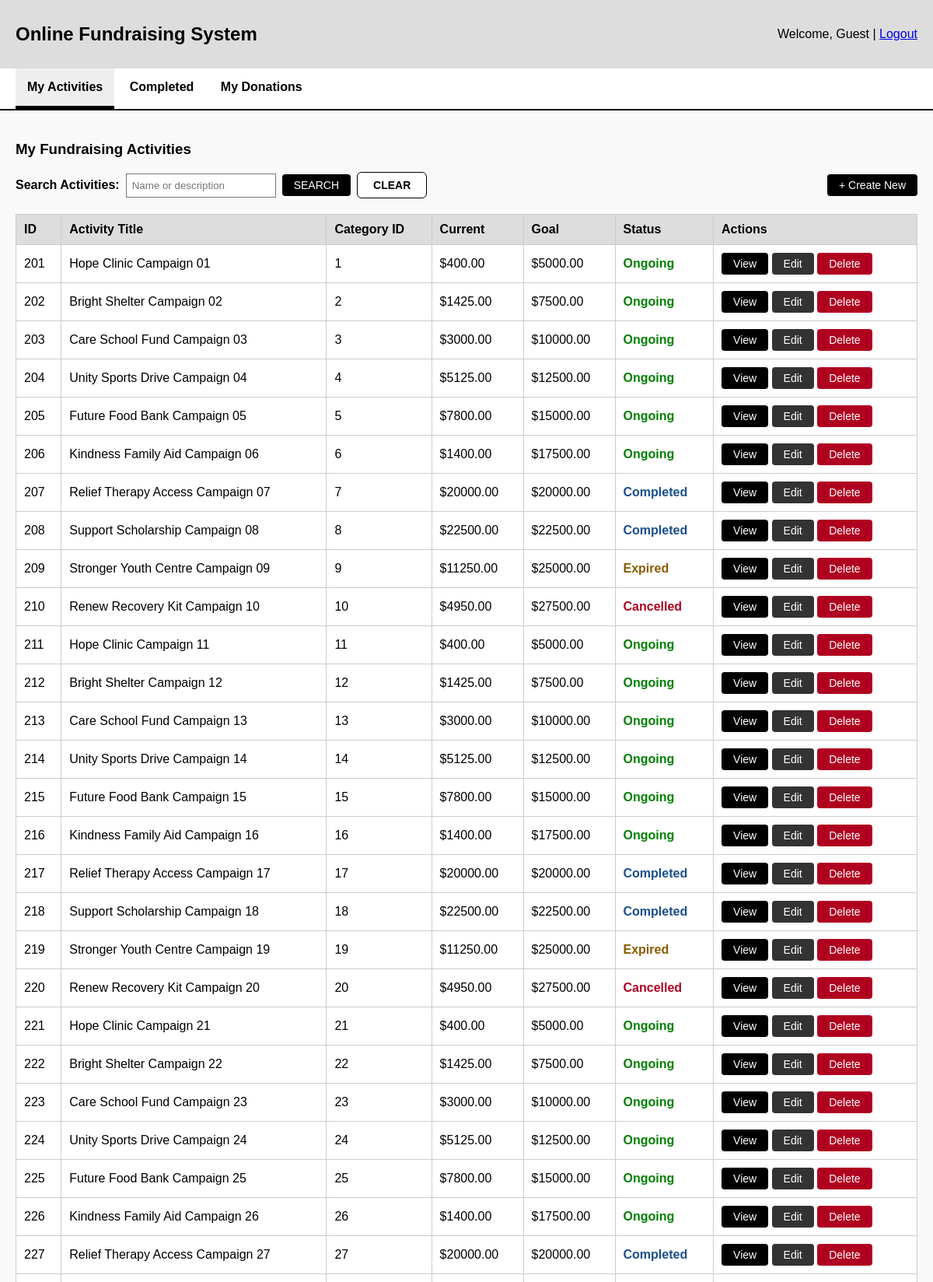
The app's page /activities (upper part) with its own data.
### tables this page shows
CREATE TABLE fundraising_activity(
    activity_id INTEGER PRIMARY KEY,
    account_id INTEGER NOT NULL,
    activity_name TEXT NOT NULL,
    category_id INTEGER NOT NULL,
    activity_desc TEXT NOT NULL,
    funding_current REAL NOT NULL DEFAULT 0,
    funding_goal REAL NOT NULL,
    start_date TEXT NOT NULL,
    end_date TEXT NOT NULL,
    activity_status TEXT NOT NULL CHECK (activity_status in ('completed', 'expired', 'cancelled', 'ongoing')),
    FOREIGN KEY (account_id) REFERENCES user_account(account_id),
    FOREIGN KEY (category_id) REFERENCES category(category_id)
);

### boundary/fundraising_activity_routes.py (the view, shortened to what this page needs)
@fundraising_activity_bp.route("/activities")
def list_activities():
    search_term = request.args.get("search", "")
    search_completed_term = request.args.get("searchCompleted", "")
    if "search" in request.args:
        if search_term.strip():
            searchController = search_fundraising_activity_controller()
            activities = searchController.searchActivities(search_term)
        else:
            flash("Activity name or description required.", "error")
            controller = view_fundraising_activity_controller()
            activities = controller.viewActivities()
    else:
        controller = view_fundraising_activity_controller()
        activities = controller.viewActivities()
    return render_template(
        "activities/list_activities.html",
        activities=activities,
        search_term=search_term,
        search_completed_term=search_completed_term
    )

### control/view_fundraising_activity_controller.py (called while the page is built)
    def viewActivities(self) -> List["FundraisingActivity"]:
        return FundraisingActivity.getAllActivities()

### db.py (called while the page is built)
def get_connection():
    connection = sqlite3.connect(DB_PATH) #open database
    connection.row_factory = sqlite3.Row #Enable access to columns using name
    connection.execute("PRAGMA foreign_keys = ON") #enforce foreign keys
    return connection

### entity/fundraising_activity.py (called while the page is built)
    @classmethod
    def fromRow(cls, row) -> "FundraisingActivity":
        row_keys = row.keys()
        return cls(
            activityId=row["activity_id"],
            accountId=row["account_id"],
            categoryId=row["category_id"],
            activityName=row["activity_name"],
            activityDescription=row["activity_desc"],
            fundingCurrent=row["funding_current"],
            fundingGoal=row["funding_goal"],
            startDate=row["start_date"],
            endDate=row["end_date"],
            activityStatus=row["activity_status"],
            viewCount=row["view_count"] if "view_count" in row_keys else 0,
            favouriteCount=row["favourite_count"] if "favourite_count" in row_keys else 0
        )

    @classmethod
    def getAllActivities(cls) -> List["FundraisingActivity"]:
        connection = get_connection()
        cursor = connection.execute(
            """
            SELECT * FROM fundraising_activity
            ORDER BY activity_id
            """
        )
        rows = cursor.fetchall()
        connection.close()
        return [cls.fromRow(row) for row in rows]

### templates/activities/list_activities.html (shortened to what this page needs)
<!DOCTYPE html>
<html>
<head>
</head>
<body>
    <div class="header">
        <h2>Online Fundraising System</h2>
        <div>Welcome, {{ session.get('user_name', 'Guest') }} | <a href="{{ url_for('auth.logout') }}">Logout</a></div>
    </div>
    <nav>
        <a href="{{ url_for('fundraising_activity.list_activities') }}" class="active">My Activities</a>
        <a href="{{ url_for('fundraising_activity.view_completed_activities') }}">Completed</a>
        <a href="{{ url_for('fundraising_activity.view_my_donations') }}">My Donations</a>
    </nav>
    <div class="content">
        <h3>My Fundraising Activities</h3>
        <div class="toolbar">
            <form class="search-form" method="get" action="{{ url_for('fundraising_activity.list_activities') }}">
                <label for="search">Search Activities:</label>
                <input
                    type="text"
                    id="search"
                    name="search"
                    placeholder="Name or description"
                    value="{{ search_term }}"
                >
                <button class="btn btn-black" type="submit">SEARCH</button>
                <a href="{{ url_for('fundraising_activity.list_activities') }}" class="btn btn-outline">CLEAR</a>
            </form>
            <a href="{{ url_for('fundraising_activity.create_activity') }}" class="btn btn-black">+ Create New</a>
        </div>
        <table>
            <thead>
                <tr>
                    <th>ID</th>
                    <th>Activity Title</th>
                    <th>Category ID</th>
                    <th>Current</th>
                    <th>Goal</th>
                    <th>Status</th>
                    <th>Actions</th>
                </tr>
            </thead>
            <tbody>
                {% if activities %}
                    {% for activity in activities %}
                        <tr>
                            <td>{{ activity.activityId }}</td>
                            <td>{{ activity.activityName }}</td>
                            <td>{{ activity.categoryId }}</td>
                            <td>${{ "%.2f"|format(activity.fundingCurrent) }}</td>
                            <td>${{ "%.2f"|format(activity.fundingGoal) }}</td>
                            <td>
                                <span class="status-{{ activity.activityStatus }}">
                                    {{ activity.activityStatus.title() }}
                                </span>
                            </td>
                            <td>
                                <button
                                    class="btn btn-view"
                                    type="button"
                                    onclick='openActivityModal(
                                        {{ activity.activityName|tojson }},
                                        {{ activity.activityStatus|tojson }},
                                        {{ activity.fundingCurrent|tojson }},
                                        {{ activity.fundingGoal|tojson }},
                                        {{ activity.categoryId|tojson }},
                                        {{ activity.endDate|tojson }},
                                        {{ activity.activityDescription|tojson }},
                                        {{ activity.accountId|tojson }},
                                        {{ activity.startDate|tojson }}
                                    )'
                                >
                                    View
                                </button>
                                <a href="{{ url_for('fundraising_activity.update_activity', activityId=activity.activityId) }}" class="btn btn-edit">Edit</a>
                                <button
                                    class="btn btn-delete"
                                    type="button"
                                    onclick='openDeleteActivityModal({{ activity.activityId|tojson }}, {{ activity.activityName|tojson }})'
                                >
                                    Delete
                                </button>
                            </td>
                        </tr>
                    {% endfor %}
                {% elif activities == 0 %}
                    <tr>
                        <td class="empty-row" colspan="7">Search fundraising activities by name or description.</td>
                    </tr>
                {% else %}
                    <tr>
                        <td class="empty-row" colspan="7">No fundraising activities found.</td>
                    </tr>
                {% endif %}
            </tbody>
        </table>
    </div>
</body>
</html>

### templates/activities/list_activities.html (style rules this page uses)
body { font-family: Arial, sans-serif; margin: 0; background: #f9f9f9; }
.header { background: #ddd; padding: 10px 20px; display: flex; justify-content: space-between; align-items: center; }
nav { background: #fff; border-bottom: 2px solid #000; padding: 0 20px; }
nav a { text-decoration: none; color: black; padding: 15px; display: inline-block; font-weight: bold; }
nav a.active { border-bottom: 4px solid black; background: #eee; }
.content { padding: 20px; }
table { width: 100%; border-collapse: collapse; background: white; }
th { background: #ddd; padding: 10px; border: 1px solid #ccc; text-align: left; }
td { padding: 10px; border: 1px solid #ccc; }
.toolbar { margin-bottom: 20px; display: flex; justify-content: space-between; gap: 12px; align-items: center; flex-wrap: wrap; }
.search-form { display: flex; align-items: center; gap: 8px; flex-wrap: wrap; font-weight: bold; }
.search-form input { padding: 7px; border: 1px solid #777; }
.btn { padding: 6px 15px; cursor: pointer; border: none; border-radius: 4px; text-decoration: none; font-size: 14px; display: inline-block; }
.btn-black { background: black; color: white; }
.btn-view { background: #000; color: white; }
.btn-edit { background: #333; color: white; }
.btn-delete { background: #b00020; color: white; }
.btn-outline { background: white; color: black; border: 1px solid black; padding: 8px 20px; border-radius: 6px; font-weight: bold; cursor: pointer; }
.status-ongoing { color: green; font-weight: bold; }
.status-completed { color: #1a4f8f; font-weight: bold; }
.status-expired { color: #8a5a00; font-weight: bold; }
.status-cancelled { color: #b00020; font-weight: bold; }

### records on screen
fundraising_activity: activityId "201", activityName "Hope Clinic Campaign 01", categoryId "1", fundingCurrent "400.00", fundingGoal "5000.00", activityStatus "Ongoing"
fundraising_activity: activityId "202", activityName "Bright Shelter Campaign 02", categoryId "2", fundingCurrent "1425.00", fundingGoal "7500.00", activityStatus "Ongoing"
fundraising_activity: activityId "203", activityName "Care School Fund Campaign 03", categoryId "3", fundingCurrent "3000.00", fundingGoal "10000.00", activityStatus "Ongoing"
fundraising_activity: activityId "204", activityName "Unity Sports Drive Campaign 04", categoryId "4", fundingCurrent "5125.00", fundingGoal "12500.00", activityStatus "Ongoing"
fundraising_activity: activityId "205", activityName "Future Food Bank Campaign 05", categoryId "5", fundingCurrent "7800.00", fundingGoal "15000.00", activityStatus "Ongoing"
fundraising_activity: activityId "206", activityName "Kindness Family Aid Campaign 06", categoryId "6", fundingCurrent "1400.00", fundingGoal "17500.00", activityStatus "Ongoing"
fundraising_activity: activityId "207", activityName "Relief Therapy Access Campaign 07", categoryId "7", fundingCurrent "20000.00", fundingGoal "20000.00", activityStatus "Completed"
fundraising_activity: activityId "208", activityName "Support Scholarship Campaign 08", categoryId "8", fundingCurrent "22500.00", fundingGoal "22500.00", activityStatus "Completed"
fundraising_activity: activityId "209", activityName "Stronger Youth Centre Campaign 09", categoryId "9", fundingCurrent "11250.00", fundingGoal "25000.00", activityStatus "Expired"
fundraising_activity: activityId "210", activityName "Renew Recovery Kit Campaign 10", categoryId "10", fundingCurrent "4950.00", fundingGoal "27500.00", activityStatus "Cancelled"
fundraising_activity: activityId "211", activityName "Hope Clinic Campaign 11", categoryId "11", fundingCurrent "400.00", fundingGoal "5000.00", activityStatus "Ongoing"
fundraising_activity: activityId "212", activityName "Bright Shelter Campaign 12", categoryId "12", fundingCurrent "1425.00", fundingGoal "7500.00", activityStatus "Ongoing"
fundraising_activity: activityId "213", activityName "Care School Fund Campaign 13", categoryId "13", fundingCurrent "3000.00", fundingGoal "10000.00", activityStatus "Ongoing"
fundraising_activity: activityId "214", activityName "Unity Sports Drive Campaign 14", categoryId "14", fundingCurrent "5125.00", fundingGoal "12500.00", activityStatus "Ongoing"
fundraising_activity: activityId "215", activityName "Future Food Bank Campaign 15", categoryId "15", fundingCurrent "7800.00", fundingGoal "15000.00", activityStatus "Ongoing"
fundraising_activity: activityId "216", activityName "Kindness Family Aid Campaign 16", categoryId "16", fundingCurrent "1400.00", fundingGoal "17500.00", activityStatus "Ongoing"
fundraising_activity: activityId "217", activityName "Relief Therapy Access Campaign 17", categoryId "17", fundingCurrent "20000.00", fundingGoal "20000.00", activityStatus "Completed"
fundraising_activity: activityId "218", activityName "Support Scholarship Campaign 18", categoryId "18", fundingCurrent "22500.00", fundingGoal "22500.00", activityStatus "Completed"
fundraising_activity: activityId "219", activityName "Stronger Youth Centre Campaign 19", categoryId "19", fundingCurrent "11250.00", fundingGoal "25000.00", activityStatus "Expired"
fundraising_activity: activityId "220", activityName "Renew Recovery Kit Campaign 20", categoryId "20", fundingCurrent "4950.00", fundingGoal "27500.00", activityStatus "Cancelled"
fundraising_activity: activityId "221", activityName "Hope Clinic Campaign 21", categoryId "21", fundingCurrent "400.00", fundingGoal "5000.00", activityStatus "Ongoing"
fundraising_activity: activityId "222", activityName "Bright Shelter Campaign 22", categoryId "22", fundingCurrent "1425.00", fundingGoal "7500.00", activityStatus "Ongoing"
fundraising_activity: activityId "223", activityName "Care School Fund Campaign 23", categoryId "23", fundingCurrent "3000.00", fundingGoal "10000.00", activityStatus "Ongoing"
fundraising_activity: activityId "224", activityName "Unity Sports Drive Campaign 24", categoryId "24", fundingCurrent "5125.00", fundingGoal "12500.00", activityStatus "Ongoing"
fundraising_activity: activityId "225", activityName "Future Food Bank Campaign 25", categoryId "25", fundingCurrent "7800.00", fundingGoal "15000.00", activityStatus "Ongoing"
fundraising_activity: activityId "226", activityName "Kindness Family Aid Campaign 26", categoryId "26", fundingCurrent "1400.00", fundingGoal "17500.00", activityStatus "Ongoing"
fundraising_activity: activityId "227", activityName "Relief Therapy Access Campaign 27", categoryId "27", fundingCurrent "20000.00", fundingGoal "20000.00", activityStatus "Completed"

### other values on screen
{{ session.get('user_name', 'Guest') }} "Guest"
